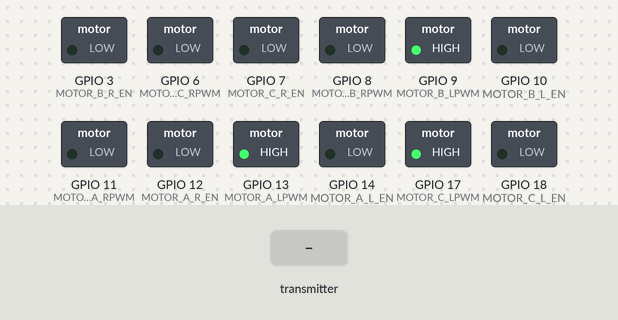
This sketch was run on a simulated ESP32-S3. Parts: switched loads named in the sketch (green lamp = pin HIGH). The test bench sets the inputs (shaded band). What the sketch prints to the serial monitor is not drawn.

Above: at 1.2 s.
1.3 s: the transmitter starts sending xAxisValue = 0
At 1.8 s:
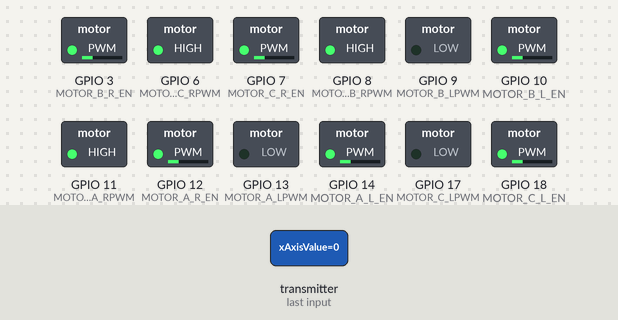
2.8 s: the transmitter starts sending zAxisValue = 64
At 4.0 s:
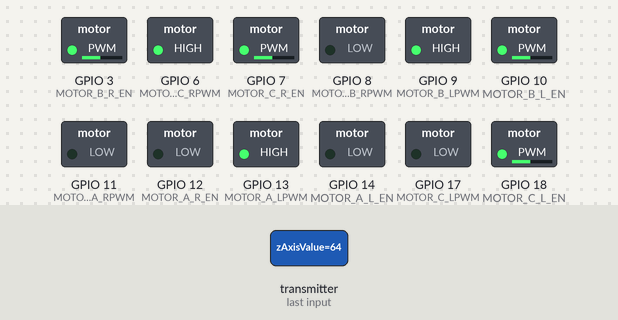
4.3 s: the transmitter starts sending yAxisValue = 128
At 5.3 s:
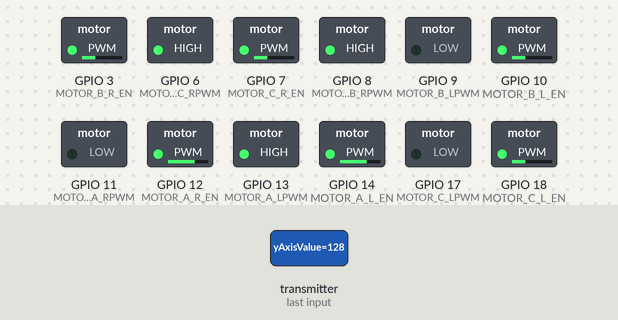
5.8 s: the transmitter starts sending xAxisValue = 64
At 6.4 s:
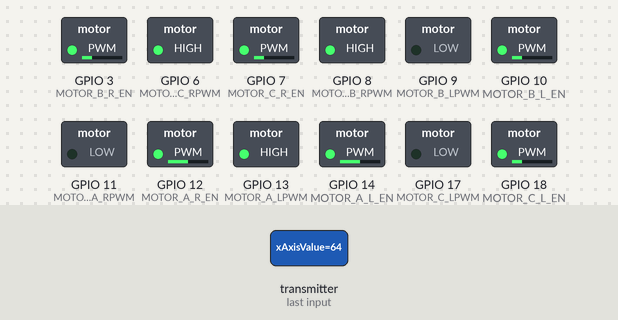
7.3 s: the transmitter starts sending yAxisValue = 255
At 7.6 s:
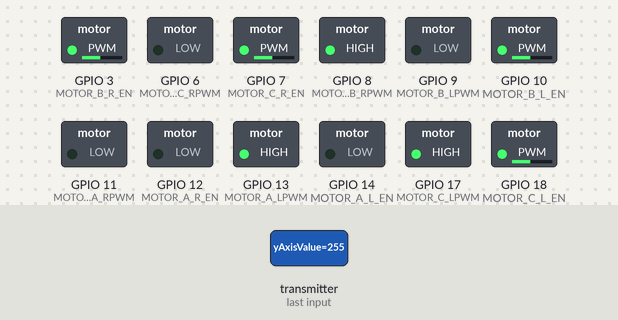
8.8 s: the transmitter starts sending yAxisValue = 0
At 9.9 s:
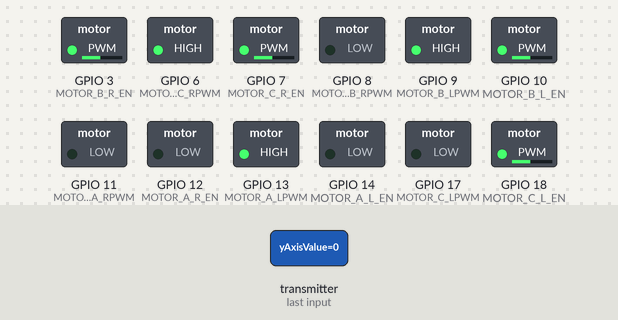
Timing chart, 0 to 11.3 s (numbered marks = the images above; inputs shaded):
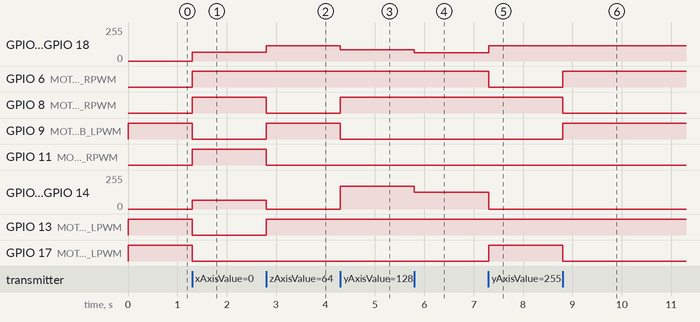

Measured:
- after the input at 1.3 s, GPIO 3 (MOTOR_B_R_EN): 0/255 → 66/255 at once; GPIO 6 (MOTOR_C_RPWM): LOW → HIGH at once
- after the input at 2.8 s, GPIO 3 (MOTOR_B_R_EN), GPIO 7 (MOTOR_C_R_EN), GPIO 10 (MOTOR_B_L_EN), GPIO 18 (MOTOR_C_L_EN): 66/255 → 115/255 at once; GPIO 8 (MOTOR_B_RPWM), GPIO 11 (MOTOR_A_RPWM): HIGH → LOW at once; GPIO 9 (MOTOR_B_LPWM), GPIO 13 (MOTOR_A_LPWM): LOW → HIGH at once; GPIO 12 (MOTOR_A_R_EN), GPIO 14 (MOTOR_A_L_EN): 66/255 → 0/255 at once
- after the input at 4.3 s, GPIO 3 (MOTOR_B_R_EN), GPIO 7 (MOTOR_C_R_EN), GPIO 10 (MOTOR_B_L_EN), GPIO 18 (MOTOR_C_L_EN): 115/255 → 84/255 at once; GPIO 8 (MOTOR_B_RPWM): LOW → HIGH at once; GPIO 9 (MOTOR_B_LPWM): HIGH → LOW at once; GPIO 12 (MOTOR_A_R_EN), GPIO 14 (MOTOR_A_L_EN): 0/255 → 169/255 at once
- after the input at 5.8 s, GPIO 3 (MOTOR_B_R_EN), GPIO 7 (MOTOR_C_R_EN), GPIO 10 (MOTOR_B_L_EN), GPIO 18 (MOTOR_C_L_EN): 84/255 → 63/255 at once; GPIO 12 (MOTOR_A_R_EN), GPIO 14 (MOTOR_A_L_EN): 169/255 → 127/255 at once
- after the input at 7.3 s, GPIO 3 (MOTOR_B_R_EN), GPIO 7 (MOTOR_C_R_EN), GPIO 10 (MOTOR_B_L_EN), GPIO 18 (MOTOR_C_L_EN): 63/255 → 115/255 at once; GPIO 6 (MOTOR_C_RPWM): HIGH → LOW at once; GPIO 12 (MOTOR_A_R_EN), GPIO 14 (MOTOR_A_L_EN): 127/255 → 0/255 at once; GPIO 17 (MOTOR_C_LPWM): LOW → HIGH at once
- after the input at 8.8 s, GPIO 6 (MOTOR_C_RPWM), GPIO 9 (MOTOR_B_LPWM): LOW → HIGH at once; GPIO 8 (MOTOR_B_RPWM), GPIO 17 (MOTOR_C_LPWM): HIGH → LOW at once

The sketch:

receiver_omniwheel.ino
```cpp
#include <esp_now.h>
#include <WiFi.h>
#include <Wire.h>
#include <LiquidCrystal_I2C.h>

#define DEBUG 0

// Using GPIO 21 for SDA, using GPIO 22 for SCL
LiquidCrystal_I2C lcd(0x27, 16, 2);

// Motor A
const int MOTOR_A_RPWM = 11;
const int MOTOR_A_LPWM = 13;
const int MOTOR_A_R_EN = 12;
const int MOTOR_A_L_EN = 14;

// Motor B
const int MOTOR_B_RPWM = 8;
const int MOTOR_B_LPWM = 9;
const int MOTOR_B_R_EN = 3;
const int MOTOR_B_L_EN = 10;

// Motor C
const int MOTOR_C_RPWM = 6;
const int MOTOR_C_LPWM = 17;
const int MOTOR_C_R_EN = 7;
const int MOTOR_C_L_EN = 18;

#define MAX_MOTOR_SPEED 200

const int PWMFreq                  = 1000; /* 1 KHz */
const int PWMResolution            = 8;
const int motorA_LPWMChannel = 0;
const int motorA_RPWMChannel = 1;
const int motorB_LPWMChannel = 2;
const int motorB_RPWMChannel = 3;
const int motorC_LPWMChannel = 4;
const int motorC_RPWMChannel = 5;


#define SIGNAL_TIMEOUT 1000  // This is signal timeout in milli seconds. We will reset the data if no signal
unsigned long lastRecvTime = 0;

struct PacketData
{
  byte xAxisValue;
  byte yAxisValue;
  byte zAxisValue;
};

PacketData receiverData;

void rotateMotor(int motorASpeed, int motorBSpeed, int motorCSpeed)
{
#if DEBUG
  Serial.print("Motor A speed: ");
  Serial.println(motorASpeed);
  Serial.print("Motor B speed: ");
  Serial.println(motorBSpeed);
  Serial.print("Motor C speed: ");
  Serial.println(motorCSpeed);
#endif

  if (motorASpeed > 0)
  {
    ledcWrite(motorA_RPWMChannel, abs(motorASpeed));
    ledcWrite(motorA_LPWMChannel, abs(motorASpeed));

    digitalWrite(MOTOR_A_RPWM, HIGH);
    digitalWrite(MOTOR_A_LPWM, LOW);
  }
  else
  {
    ledcWrite(motorA_RPWMChannel, abs(motorASpeed));
    ledcWrite(motorA_LPWMChannel, abs(motorASpeed));

    digitalWrite(MOTOR_A_RPWM, LOW); // This is strange, hum? greeting the designer not me!
    digitalWrite(MOTOR_A_LPWM, HIGH);
  }

  if (motorBSpeed > 0)
  {
    ledcWrite(motorB_RPWMChannel, abs(motorBSpeed));
    ledcWrite(motorB_LPWMChannel, abs(motorBSpeed));

    digitalWrite(MOTOR_B_RPWM, HIGH);
    digitalWrite(MOTOR_B_LPWM, LOW);
  }
  else
  {
    ledcWrite(motorB_RPWMChannel, abs(motorBSpeed));
    ledcWrite(motorB_LPWMChannel, abs(motorBSpeed));

    digitalWrite(MOTOR_B_RPWM, LOW);
    digitalWrite(MOTOR_B_LPWM, HIGH);
  }

  if (motorCSpeed > 0)
  {
    ledcWrite(motorC_RPWMChannel, abs(motorCSpeed));
    ledcWrite(motorC_LPWMChannel, abs(motorCSpeed));

    digitalWrite(MOTOR_C_RPWM, HIGH);
    digitalWrite(MOTOR_C_LPWM, LOW);
  }
  else
  {
    ledcWrite(motorC_RPWMChannel, abs(motorCSpeed));
    ledcWrite(motorC_LPWMChannel, abs(motorCSpeed));

    digitalWrite(MOTOR_C_RPWM, LOW);
    digitalWrite(MOTOR_C_LPWM, HIGH);
  }

}

void setUpPinModes()
{
  // Motor A
  pinMode(MOTOR_A_RPWM, OUTPUT);
  pinMode(MOTOR_A_LPWM, OUTPUT);
  pinMode(MOTOR_A_R_EN, OUTPUT);
  pinMode(MOTOR_A_L_EN, OUTPUT);
  ledcSetup(motorA_LPWMChannel, PWMFreq, PWMResolution);
  ledcSetup(motorA_RPWMChannel, PWMFreq, PWMResolution);
  ledcAttachPin(MOTOR_A_R_EN, motorA_RPWMChannel); // This is strange, hum, greeting the designer not me!
  ledcAttachPin(MOTOR_A_L_EN, motorA_LPWMChannel);

  // Motor B
  pinMode(MOTOR_B_RPWM, OUTPUT);
  pinMode(MOTOR_B_LPWM, OUTPUT);
  pinMode(MOTOR_B_R_EN, OUTPUT);
  pinMode(MOTOR_B_L_EN, OUTPUT);
  ledcSetup(motorB_LPWMChannel, PWMFreq, PWMResolution);
  ledcSetup(motorB_RPWMChannel, PWMFreq, PWMResolution);
  ledcAttachPin(MOTOR_B_R_EN, motorB_RPWMChannel);
  ledcAttachPin(MOTOR_B_L_EN, motorB_LPWMChannel);

  // Motor C
  pinMode(MOTOR_C_RPWM, OUTPUT);
  pinMode(MOTOR_C_LPWM, OUTPUT);
  pinMode(MOTOR_C_R_EN, OUTPUT);
  pinMode(MOTOR_C_L_EN, OUTPUT);
  ledcSetup(motorC_LPWMChannel, PWMFreq, PWMResolution);
  ledcSetup(motorC_RPWMChannel, PWMFreq, PWMResolution);
  ledcAttachPin(MOTOR_C_R_EN, motorC_RPWMChannel);
  ledcAttachPin(MOTOR_C_L_EN, motorC_LPWMChannel);

  rotateMotor(0, 0, 0);
}

void showMAC()
{
  lcd.init();                      // initialize the lcd
  lcd.backlight();
  lcd.home();
  String mac(WiFi.macAddress());
  mac.replace(":", "");
  lcd.print(mac);
}

// | F_A |   | -0.6667   0.0000   0.3333 |   | F_x |
// | F_B | = |  0.3333  -0.5774   0.3333 | * | F_y |
// | F_C |   |  0.3333   0.5774   0.3333 |   | F_z |
// callback function that will be executed when data is received
void OnDataRecv(const uint8_t * mac, const uint8_t *incomingData, int len)
{
  int motorSpeed;
  if (len == 0)
  {
    return;
  }
  memcpy(&receiverData, incomingData, sizeof(receiverData));

#if DEBUG
  String inputData("values " + receiverData.xAxisValue + "  " + receiverData.yAxisValue + "  " + receiverData.zAxisValue);
  Serial.println(inputData);
#endif

  if (receiverData.zAxisValue <= 50)       //Rotate the car around the center
  {
    // F_x = 0, F_y = 0, F_w = motorSpeed
    // F_A = 0.3333 * motorSpeed, F_B = 0.3333 * motorSpeed, F_C = 0.3333 * motorSpeed
    motorSpeed = constrain(255 - receiverData.zAxisValue, 0, MAX_MOTOR_SPEED);
    rotateMotor(int(0.3333 * motorSpeed), int(0.3333 * motorSpeed), int(0.3333 * motorSpeed));
  }
  else if (receiverData.yAxisValue <= 75)       //Move the car forward
  {
    // F_x = 0, F_y = motorSpeed, F_w = 0
    // F_A = 0, F_B = -0.5774 * motorSpeed, F_C = 0.5774 * motorSpeed
    motorSpeed = constrain(255 - receiverData.yAxisValue, 0, MAX_MOTOR_SPEED);
    rotateMotor(0, int(-0.5774 * motorSpeed), int(0.5774 * motorSpeed));
  }
  else if (receiverData.yAxisValue >= 175)       //Move the car backward
  {
    // F_x = 0, F_y = -motorSpeed, F_w = 0
    // F_A = 0, F_B = 0.5774 * motorSpeed, F_C = -0.5774 * motorSpeed
    motorSpeed = constrain(receiverData.yAxisValue, 0, MAX_MOTOR_SPEED);
    rotateMotor(0, int(0.5774 * motorSpeed), int(-0.5774 * motorSpeed));
  }
  else if (receiverData.xAxisValue <= 75)  //Move the car left
  {
    // F_x = motorSpeed, F_y = 0, F_w = 0
    // F_A = -0.6667 * motorSpeed, F_B = 0.3333 * motorSpeed, F_C = 0.3333 * motorSpeed

    motorSpeed = constrain(255 - receiverData.xAxisValue, 0, 255);
    rotateMotor(int(-0.6667 * motorSpeed), int(0.3333 * motorSpeed), int(0.3333 * motorSpeed));
  }
  else if (receiverData.xAxisValue >= 175)   //Move the car right
  {
    // F_x = -motorSpeed, F_y = 0, F_w = 0
    // F_A = 0, F_B = 0.5774 * MAX_MOTOR_SPEED, F_C = -0.5774 * MAX_MOTOR_SPEED
    motorSpeed = constrain(receiverData.xAxisValue, 0, MAX_MOTOR_SPEED);
    rotateMotor(int(0.6667 * motorSpeed), int(-0.3333 * motorSpeed), int(-0.3333 * motorSpeed));
  }
  else                                      //Stop the car
  {
    rotateMotor(0, 0, 0);
  }

  lastRecvTime = millis();
}

void setup()
{
  Serial.begin(9600);
  setUpPinModes();

  WiFi.mode(WIFI_MODE_STA);

  Serial.print(WiFi.macAddress());
  // Init ESP-NOW
  if (esp_now_init() != ESP_OK)
  {
    Serial.println("Error initializing ESP-NOW");
    return;
  }
  else
  {
    Serial.println("Initializing ESP-NOW successfully");
  }

  esp_now_register_recv_cb(OnDataRecv);
}

void loop()
{
  //Check Signal lost.
  unsigned long now = millis();
  if (now - lastRecvTime > SIGNAL_TIMEOUT)
  {
    rotateMotor(0, 0, 0);
  }
}
```
